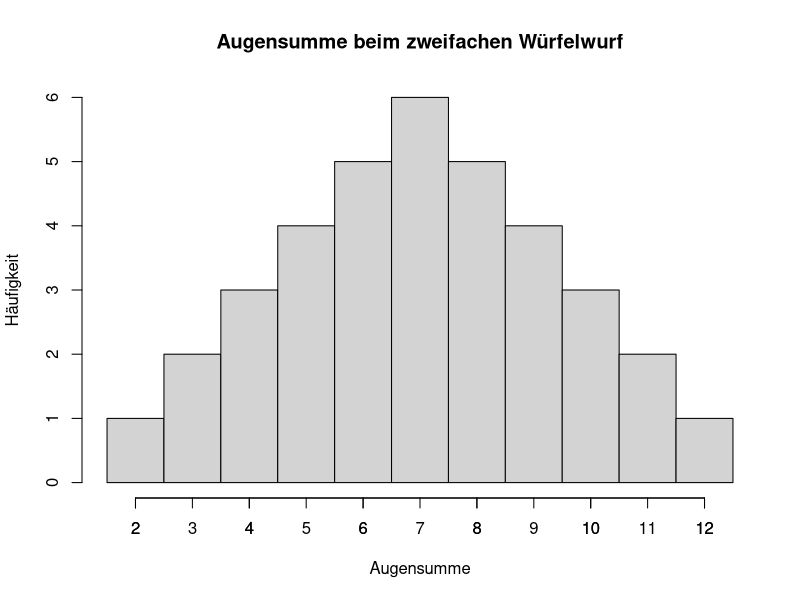
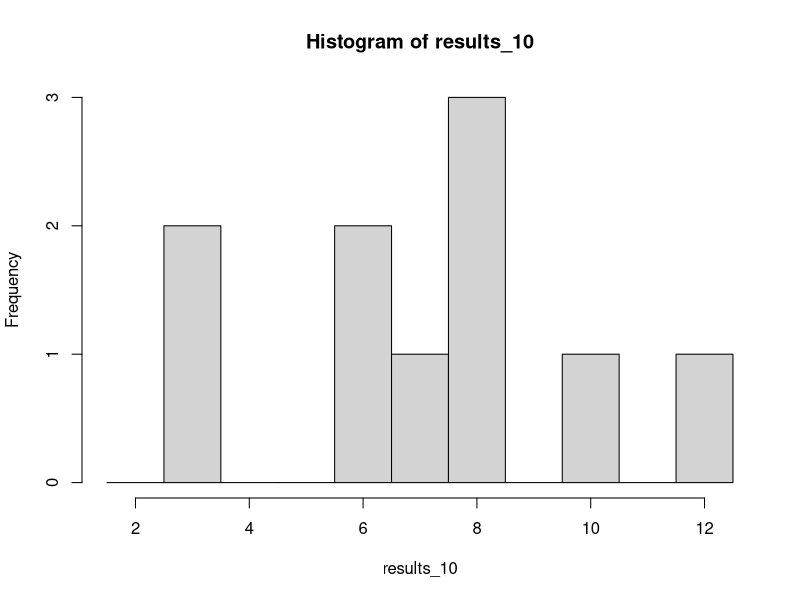
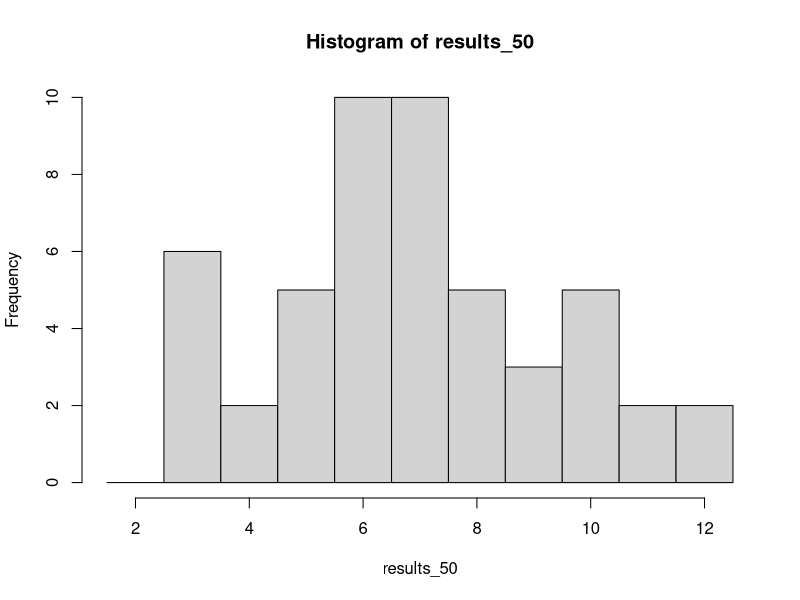
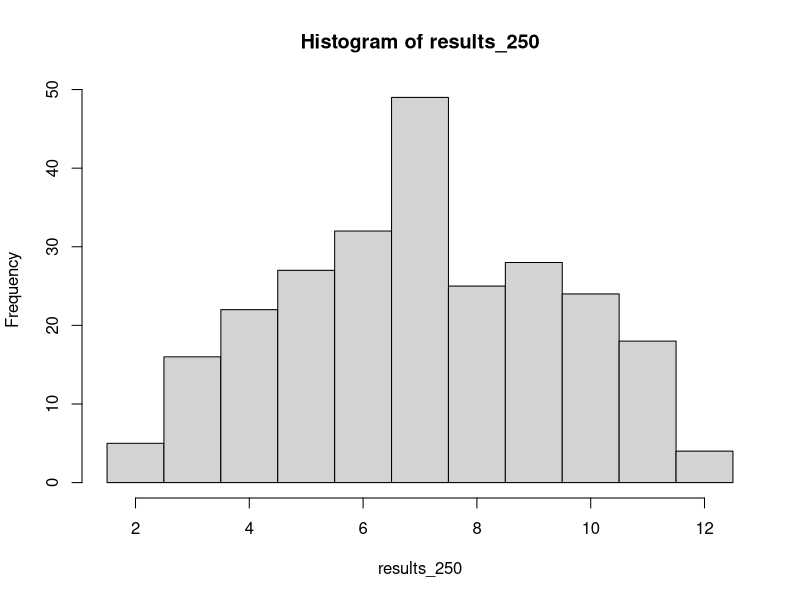
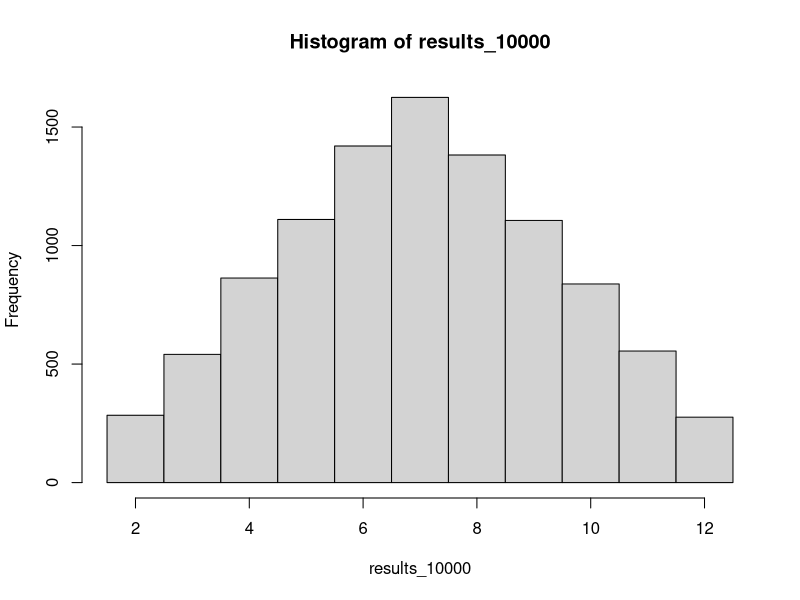
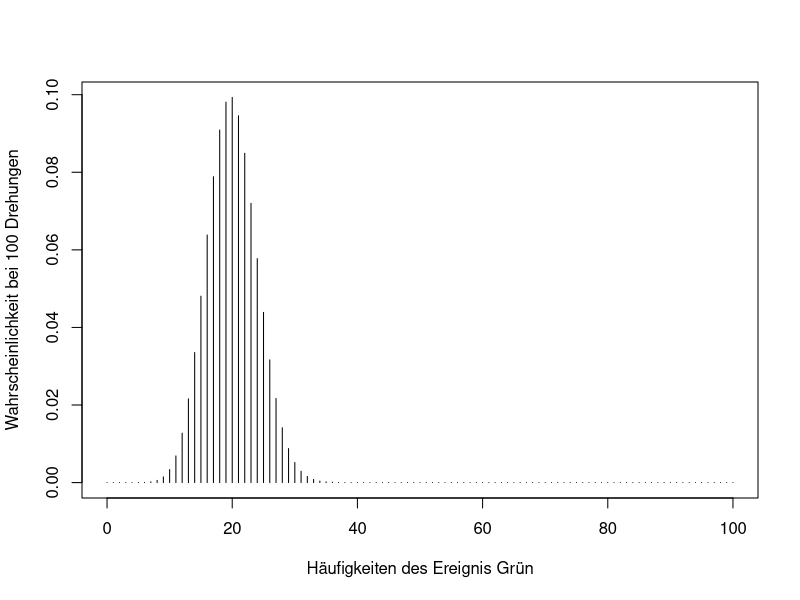
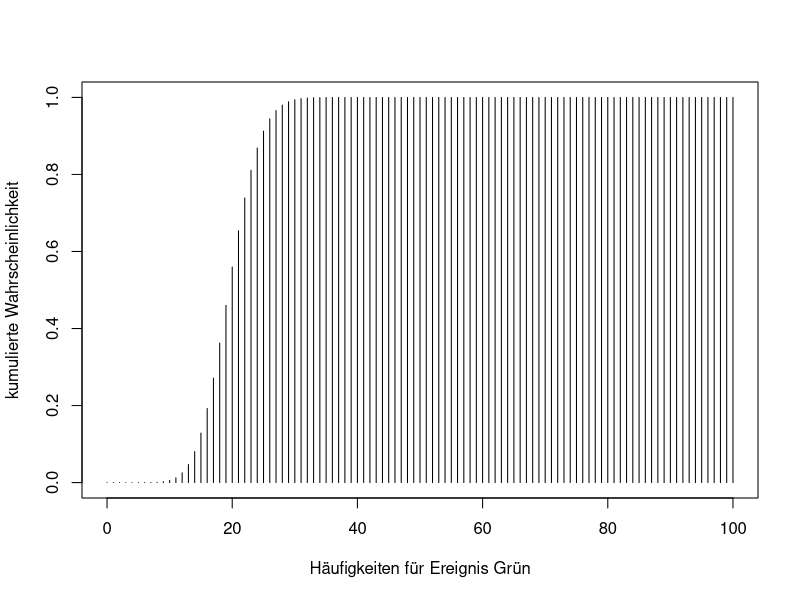
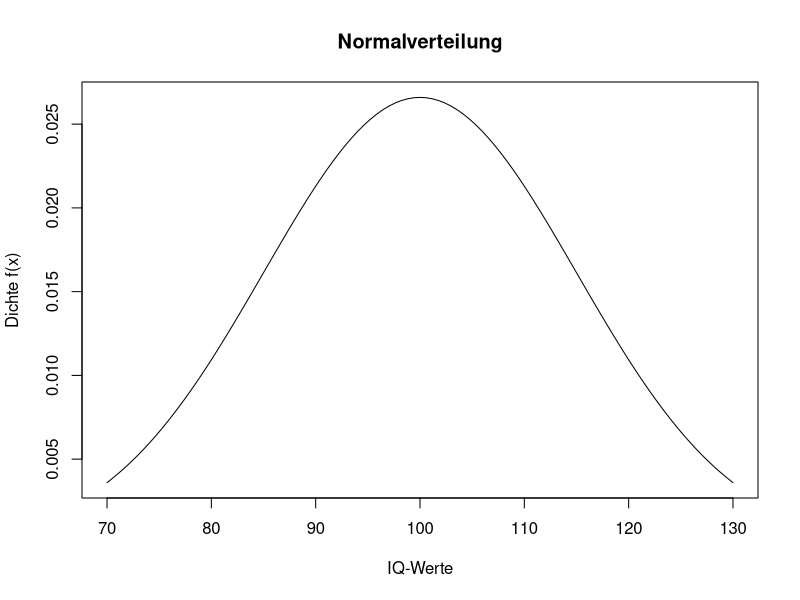

Recreate these plots in R, in order.
wuerfel <- c(1:6)
expand.grid(wuerfel,wuerfel)

pos <- expand.grid(wuerfel,wuerfel) # Abspeichern der möglichen Würfelkombinationen
pos$rowsum <- rowSums(pos) # Augensumme der beiden Würfelspalten
pos$rowsum

hist(rowSums(expand.grid(wuerfel,wuerfel)),
        main = "Augensumme beim zweifachen Würfelwurf",
        xlab = "Augensumme",
        ylab = "Häufigkeit",
     breaks = c(1.5:12.5))
axis(1, at = seq(floor(min(rowSums(expand.grid(wuerfel,wuerfel)))), ceiling(max(rowSums(expand.grid(wuerfel,wuerfel)))), by = 1))

x_i <- unique(pos$rowsum) # Alle Ausprägungen der Zufallsvariable
pi_i <- prop.table(table(pos$rowsum)) # Wahrscheinlichkeit der Ausprägung xi (über die relative Häufigkeit)
e_x <- sum(x_i * pi_i) # Berechnung des Erwartungswerts
e_x



sample(x = wuerfel, size = 1)

sample(x = wuerfel, size = 2, replace = TRUE)

sum(sample(x = wuerfel, size = 2, replace = TRUE)) 

replicate(n = 10, expr = sum(sample(x = wuerfel, size = 2, replace = TRUE)))

replicate(n = 10, expr = sum(sample(x = wuerfel, size = 2, replace = TRUE)))

set.seed(500)
replicate(n = 10, expr = sum(sample(x = wuerfel, size = 2, replace = TRUE)))

set.seed(500)
results_10 <- sample(x = wuerfel, size = 2, replace = TRUE) |> sum() |> replicate(n = 10)
results_10

## Häufigkeitsverteilung

hist(results_10,xlim = c(1.5,12.5), breaks = c(1.5:12.5))

set.seed(500)
results_50 <- sample(x = wuerfel, size = 2, replace = TRUE) |> sum() |> replicate(n = 50)
hist(results_50, xlim = c(1.5,12.5), breaks = c(1.5:12.5))
results_250 <- sample(x = wuerfel, size = 2, replace = TRUE) |> sum() |> replicate(n = 250)
hist(results_250, xlim = c(1.5,12.5), breaks = c(1.5:12.5))
results_10000 <- sample(x = wuerfel, size = 2, replace = TRUE) |> sum() |> replicate(n = 10000)
hist(results_10000, xlim = c(1.5,12.5), breaks = c(1.5:12.5))

mean(results_10)
mean(results_50)
mean(results_250)
mean(results_10000)

## Binomialverteilung

choose(n = 100, k = 20) * 0.2^20 * 0.8^80

dbinom(x = 20, size = 100, prob = 0.2) 

x <- c(0:100)   # alle möglichen Werte für x in unserem Beispiel
probs <- dbinom(x, size = 100, prob = 0.2) #Wahrscheinlichkeiten für alle möglichen Werte
plot(x = x, 
     y = probs, 
     type = "h", 
     xlab = "Häufigkeiten des Ereignis Grün", 
     ylab = "Wahrscheinlichkeit bei 100 Drehungen")





pbinom(q = 20, size = 100, prob = 0.2, lower.tail = TRUE)

pbinom(q = 20, size = 100, prob = 0.2, lower.tail = TRUE) - pbinom(q = 14, size = 100, prob = 0.2, lower.tail = TRUE)

x <- c(0:100)   # alle möglichen Werte für x in unserem Beispiel
cum_probs <- pbinom(x, size = 100, prob = 0.2, lower.tail = TRUE) #Wahrscheinlichkeiten für alle möglichen Werte
plot(x = x, y = cum_probs, type = "h", 
     xlab = "Häufigkeiten für Ereignis Grün", 
     ylab = "kumulierte Wahrscheinlichkeit")





qbinom(p = 0.3, size = 100, prob = 0.2, lower.tail = TRUE)



rbinom(n = 8, size = 100, prob = 0.2) # 100-fache Drehung mit einer Trefferwahrscheinlichkeit 0.2 wird 8-Mal durchgeführt



## Stetige Zufallsvariablen

dnorm(x = 114.3, mean = 100, sd = 15) 

1 / (15 * sqrt(2 * pi)) * exp(-0.5 * ((114.3 - 100) / 15)^2)

curve(expr = dnorm(x, mean = 100, sd = 15), 
      from = 70, 
      to = 130, 
      main = "Normalverteilung", 
      xlab = "IQ-Werte",
      ylab = "Dichte f(x)")





pnorm(114.3, mean = 100, sd = 15, lower.tail = TRUE)

integrate(f = dnorm, lower = -Inf, upper = 114.3, mean = 100, sd = 15)

curve(expr = pnorm(x, mean = 100, sd = 15, lower.tail = TRUE),
     from = 70,
     to = 130,
     main = "Verteilungsfunktion", 
     xlab = "IQ-Werte",
     ylab = "F(x)")



qnorm(p = 0.5, mean = 100, sd = 15, lower.tail = TRUE)



set.seed(500)                   #zur Konstanthaltung der zufälligen Ergebnisse
rnorm(n = 10, mean = 100, sd = 15)
